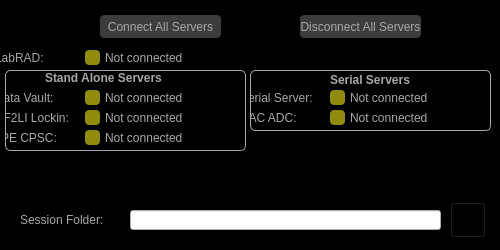
<?xml version="1.0" encoding="UTF-8"?>
<ui version="4.0">
 <class>MainWindow</class>
 <widget class="QMainWindow" name="MainWindow">
  <property name="geometry">
   <rect>
    <x>0</x>
    <y>0</y>
    <width>500</width>
    <height>250</height>
   </rect>
  </property>
  <property name="sizePolicy">
   <sizepolicy hsizetype="Fixed" vsizetype="Fixed">
    <horstretch>0</horstretch>
    <verstretch>0</verstretch>
   </sizepolicy>
  </property>
  <property name="minimumSize">
   <size>
    <width>500</width>
    <height>250</height>
   </size>
  </property>
  <property name="maximumSize">
   <size>
    <width>500</width>
    <height>250</height>
   </size>
  </property>
  <property name="windowTitle">
   <string>LabRAD Connect</string>
  </property>
  <widget class="QWidget" name="centralwidget">
   <property name="styleSheet">
    <string notr="true">QLabel{
color:rgb(168,168,168);
qproperty-alignment: 'AlignVCenter | AlignRight';
}

#centralwidget{
background: black;
}


</string>
   </property>
   <widget class="QPushButton" name="push_LabRAD">
    <property name="geometry">
     <rect>
      <x>85</x>
      <y>50</y>
      <width>15</width>
      <height>15</height>
     </rect>
    </property>
    <property name="styleSheet">
     <string notr="true">#push_LabRAD{
background:rgb(144, 140, 9);
border-radius: 4px;
}</string>
    </property>
    <property name="text">
     <string/>
    </property>
   </widget>
   <widget class="QLabel" name="label_Session">
    <property name="geometry">
     <rect>
      <x>20</x>
      <y>210</y>
      <width>100</width>
      <height>20</height>
     </rect>
    </property>
    <property name="styleSheet">
     <string notr="true">#label_Session{
color: rgb(168, 168, 168);
font: 10pt &quot;MS Shell Dlg 2&quot;;
qproperty-alignment: 'AlignVCenter | AlignRight';
qproperty-wordWrap: true;
}</string>
    </property>
    <property name="text">
     <string>Session Folder:</string>
    </property>
   </widget>
   <widget class="QLineEdit" name="lineEdit_Session">
    <property name="geometry">
     <rect>
      <x>130</x>
      <y>210</y>
      <width>311</width>
      <height>20</height>
     </rect>
    </property>
   </widget>
   <widget class="QPushButton" name="push_ConnectAll">
    <property name="geometry">
     <rect>
      <x>100</x>
      <y>15</y>
      <width>121</width>
      <height>23</height>
     </rect>
    </property>
    <property name="styleSheet">
     <string notr="true">#push_ConnectAll{
color: rgb(168,168,168);
background: rgb(60, 60, 60);
border-radius: 4px;
}

QPushButton:pressed#push_ConnectAll{
color: rgb(168,168,168);
background-color:rgb(100,100,100);
border-radius: 4px
}</string>
    </property>
    <property name="text">
     <string>Connect All Servers</string>
    </property>
   </widget>
   <widget class="QPushButton" name="push_Session">
    <property name="geometry">
     <rect>
      <x>450</x>
      <y>202</y>
      <width>36</width>
      <height>36</height>
     </rect>
    </property>
    <property name="styleSheet">
     <string notr="true">#push_Session{
image:url(:/nSOTScanner/Pictures/SessionSelect.png);
background: black;
}</string>
    </property>
    <property name="text">
     <string/>
    </property>
   </widget>
   <widget class="QLabel" name="label_LabRAD_status">
    <property name="geometry">
     <rect>
      <x>105</x>
      <y>50</y>
      <width>121</width>
      <height>15</height>
     </rect>
    </property>
    <property name="styleSheet">
     <string notr="true">#label_LabRAD_status{
color:rgb(168,168,168);
qproperty-alignment: 'AlignVCenter | AlignCenter';
}</string>
    </property>
    <property name="text">
     <string>Not connected</string>
    </property>
   </widget>
   <widget class="QLabel" name="label_LabRAD">
    <property name="geometry">
     <rect>
      <x>-5</x>
      <y>50</y>
      <width>80</width>
      <height>15</height>
     </rect>
    </property>
    <property name="styleSheet">
     <string notr="true"/>
    </property>
    <property name="text">
     <string>LabRAD:</string>
    </property>
   </widget>
   <widget class="QPushButton" name="push_DisconnectAll">
    <property name="geometry">
     <rect>
      <x>300</x>
      <y>15</y>
      <width>121</width>
      <height>23</height>
     </rect>
    </property>
    <property name="styleSheet">
     <string notr="true">#push_DisconnectAll{
color: rgb(168,168,168);
background: rgb(60, 60, 60);
border-radius: 4px;
}

QPushButton:pressed#push_DisconnectAll{
color: rgb(168,168,168);
background-color:rgb(100,100,100);
border-radius: 4px
}</string>
    </property>
    <property name="text">
     <string>Disconnect All Servers</string>
    </property>
   </widget>
   <widget class="QFrame" name="standaloneFrame">
    <property name="geometry">
     <rect>
      <x>5</x>
      <y>70</y>
      <width>241</width>
      <height>81</height>
     </rect>
    </property>
    <property name="styleSheet">
     <string notr="true">#standaloneFrame{
border: 1px solid rgb(168,168,168);
border-radius: 5px
}</string>
    </property>
    <property name="frameShape">
     <enum>QFrame::StyledPanel</enum>
    </property>
    <property name="frameShadow">
     <enum>QFrame::Raised</enum>
    </property>
    <widget class="QLabel" name="label">
     <property name="geometry">
      <rect>
       <x>40</x>
       <y>0</y>
       <width>131</width>
       <height>16</height>
      </rect>
     </property>
     <property name="font">
      <font>
       <pointsize>9</pointsize>
       <weight>75</weight>
       <bold>true</bold>
      </font>
     </property>
     <property name="text">
      <string>Stand Alone Servers</string>
     </property>
    </widget>
    <widget class="QLabel" name="label_DataVault">
     <property name="geometry">
      <rect>
       <x>-10</x>
       <y>20</y>
       <width>80</width>
       <height>15</height>
      </rect>
     </property>
     <property name="styleSheet">
      <string notr="true"/>
     </property>
     <property name="text">
      <string>Data Vault:</string>
     </property>
    </widget>
    <widget class="QLabel" name="label_CPSC_status">
     <property name="geometry">
      <rect>
       <x>100</x>
       <y>60</y>
       <width>121</width>
       <height>15</height>
      </rect>
     </property>
     <property name="styleSheet">
      <string notr="true">#label_CPSC_status{
color:rgb(168,168,168);
qproperty-alignment: 'AlignVCenter | AlignCenter';
}</string>
     </property>
     <property name="text">
      <string>Not connected</string>
     </property>
    </widget>
    <widget class="QLabel" name="label_DataVault_status">
     <property name="geometry">
      <rect>
       <x>100</x>
       <y>20</y>
       <width>121</width>
       <height>15</height>
      </rect>
     </property>
     <property name="styleSheet">
      <string notr="true">#label_DataVault_status{
color:rgb(168,168,168);
qproperty-alignment: 'AlignVCenter | AlignCenter';
}</string>
     </property>
     <property name="text">
      <string>Not connected</string>
     </property>
    </widget>
    <widget class="QLabel" name="label_CSPC">
     <property name="geometry">
      <rect>
       <x>-10</x>
       <y>60</y>
       <width>80</width>
       <height>15</height>
      </rect>
     </property>
     <property name="styleSheet">
      <string notr="true">#label_HF2LI{
color:rgb(168,168,168);
qproperty-alignment: 'AlignVCenter | AlignRight';
}</string>
     </property>
     <property name="text">
      <string>JPE CPSC:</string>
     </property>
    </widget>
    <widget class="QLabel" name="label_HF2LI">
     <property name="geometry">
      <rect>
       <x>-10</x>
       <y>40</y>
       <width>80</width>
       <height>15</height>
      </rect>
     </property>
     <property name="styleSheet">
      <string notr="true"/>
     </property>
     <property name="text">
      <string>HF2LI Lockin:</string>
     </property>
    </widget>
    <widget class="QPushButton" name="push_HF2LI">
     <property name="geometry">
      <rect>
       <x>80</x>
       <y>40</y>
       <width>15</width>
       <height>15</height>
      </rect>
     </property>
     <property name="styleSheet">
      <string notr="true">#push_HF2LI{
background:rgb(144, 140, 9);
border-radius: 4px;
}</string>
     </property>
     <property name="text">
      <string/>
     </property>
    </widget>
    <widget class="QLabel" name="label_HF2LI_status">
     <property name="geometry">
      <rect>
       <x>100</x>
       <y>40</y>
       <width>121</width>
       <height>15</height>
      </rect>
     </property>
     <property name="styleSheet">
      <string notr="true">#label_HF2LI_status{
color:rgb(168,168,168);
qproperty-alignment: 'AlignVCenter | AlignCenter';
}</string>
     </property>
     <property name="text">
      <string>Not connected</string>
     </property>
    </widget>
    <widget class="QPushButton" name="push_DataVault">
     <property name="geometry">
      <rect>
       <x>80</x>
       <y>20</y>
       <width>15</width>
       <height>15</height>
      </rect>
     </property>
     <property name="styleSheet">
      <string notr="true">#push_DataVault{
background: rgb(144, 140, 9);
 border-radius: 4px;
}</string>
     </property>
     <property name="text">
      <string/>
     </property>
    </widget>
    <widget class="QPushButton" name="push_CPSC">
     <property name="geometry">
      <rect>
       <x>80</x>
       <y>60</y>
       <width>15</width>
       <height>15</height>
      </rect>
     </property>
     <property name="styleSheet">
      <string notr="true">#push_CPSC{
background:rgb(144, 140, 9);
border-radius: 4px;
}</string>
     </property>
     <property name="text">
      <string/>
     </property>
    </widget>
   </widget>
   <widget class="QFrame" name="serialFrame">
    <property name="geometry">
     <rect>
      <x>250</x>
      <y>70</y>
      <width>241</width>
      <height>61</height>
     </rect>
    </property>
    <property name="styleSheet">
     <string notr="true">#serialFrame{
border: 1px solid rgb(168,168,168);
border-radius: 5px
}</string>
    </property>
    <property name="frameShape">
     <enum>QFrame::StyledPanel</enum>
    </property>
    <property name="frameShadow">
     <enum>QFrame::Raised</enum>
    </property>
    <widget class="QLabel" name="label_SerialServer_status">
     <property name="geometry">
      <rect>
       <x>100</x>
       <y>20</y>
       <width>121</width>
       <height>15</height>
      </rect>
     </property>
     <property name="styleSheet">
      <string notr="true">#label_SerialServer_status{
color:rgb(168,168,168);
qproperty-alignment: 'AlignVCenter | AlignCenter';
}</string>
     </property>
     <property name="text">
      <string>Not connected</string>
     </property>
    </widget>
    <widget class="QPushButton" name="push_DACADC">
     <property name="geometry">
      <rect>
       <x>80</x>
       <y>40</y>
       <width>15</width>
       <height>15</height>
      </rect>
     </property>
     <property name="styleSheet">
      <string notr="true">#push_DACADC{
background: rgb(144, 140, 9);
 border-radius: 4px;
}</string>
     </property>
     <property name="text">
      <string/>
     </property>
    </widget>
    <widget class="QLabel" name="label_DACADC">
     <property name="geometry">
      <rect>
       <x>-10</x>
       <y>40</y>
       <width>80</width>
       <height>15</height>
      </rect>
     </property>
     <property name="styleSheet">
      <string notr="true"/>
     </property>
     <property name="text">
      <string>DAC ADC:</string>
     </property>
    </widget>
    <widget class="QLabel" name="label_SerialServer">
     <property name="geometry">
      <rect>
       <x>-10</x>
       <y>20</y>
       <width>80</width>
       <height>15</height>
      </rect>
     </property>
     <property name="styleSheet">
      <string notr="true"/>
     </property>
     <property name="text">
      <string>Serial Server:</string>
     </property>
    </widget>
    <widget class="QPushButton" name="push_SerialServer">
     <property name="geometry">
      <rect>
       <x>80</x>
       <y>20</y>
       <width>15</width>
       <height>15</height>
      </rect>
     </property>
     <property name="styleSheet">
      <string notr="true">#push_SerialServer{
background: rgb(144, 140, 9);
 border-radius: 4px;
}</string>
     </property>
     <property name="text">
      <string/>
     </property>
    </widget>
    <widget class="QLabel" name="label_DACADC_status">
     <property name="geometry">
      <rect>
       <x>100</x>
       <y>40</y>
       <width>121</width>
       <height>15</height>
      </rect>
     </property>
     <property name="styleSheet">
      <string notr="true">#label_DACADC_status{
color:rgb(168,168,168);
qproperty-alignment: 'AlignVCenter | AlignCenter';
}</string>
     </property>
     <property name="text">
      <string>Not connected</string>
     </property>
    </widget>
    <widget class="QLabel" name="label_2">
     <property name="geometry">
      <rect>
       <x>80</x>
       <y>0</y>
       <width>81</width>
       <height>20</height>
      </rect>
     </property>
     <property name="font">
      <font>
       <pointsize>9</pointsize>
       <weight>75</weight>
       <bold>true</bold>
      </font>
     </property>
     <property name="text">
      <string>Serial Servers</string>
     </property>
    </widget>
   </widget>
   <zorder>standaloneFrame</zorder>
   <zorder>push_LabRAD</zorder>
   <zorder>label_Session</zorder>
   <zorder>lineEdit_Session</zorder>
   <zorder>push_ConnectAll</zorder>
   <zorder>push_Session</zorder>
   <zorder>label_LabRAD_status</zorder>
   <zorder>label_LabRAD</zorder>
   <zorder>push_DisconnectAll</zorder>
   <zorder>serialFrame</zorder>
  </widget>
 </widget>
 <resources>
  <include location="../Resources/nSOTScannerResources.qrc"/>
 </resources>
 <connections/>
</ui>
